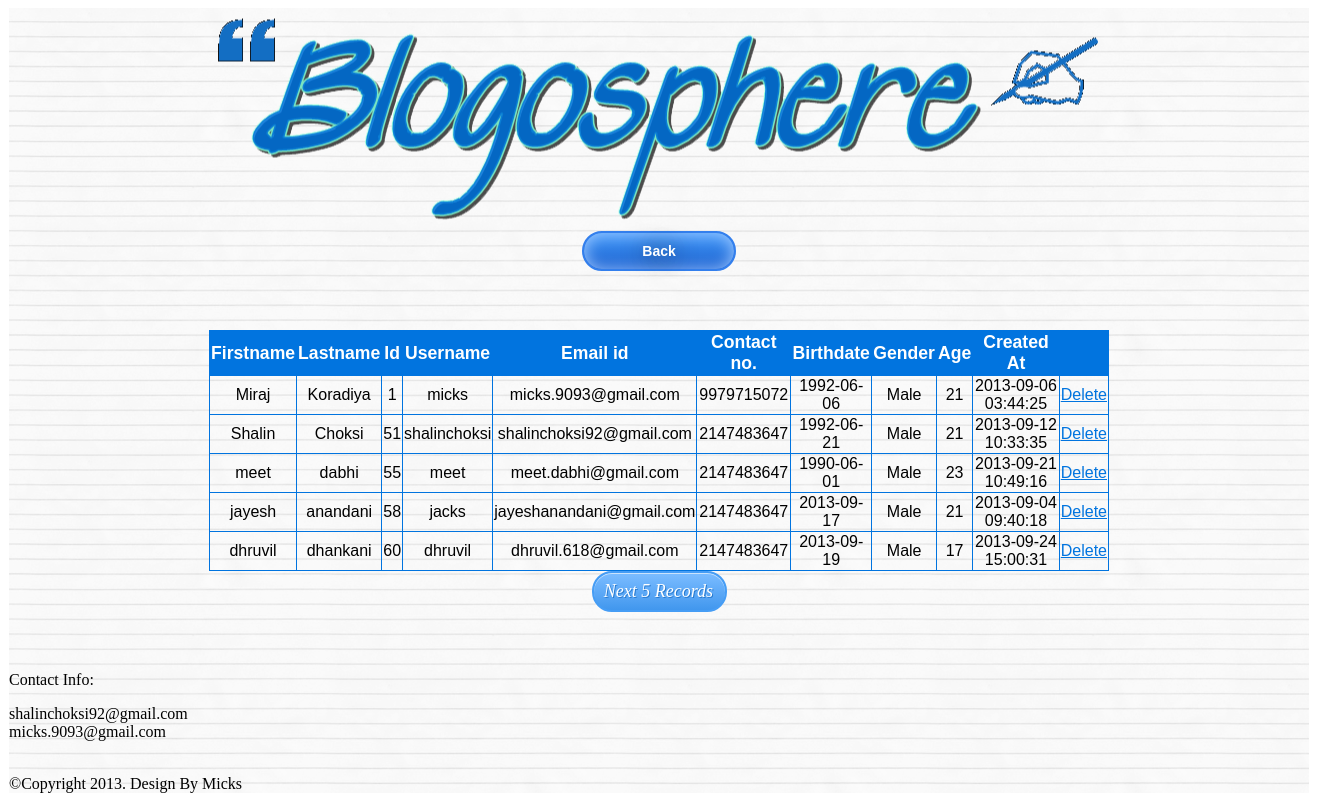
The page /blog/paging.php on the database its author committed.
### tables this page shows
CREATE TABLE IF NOT EXISTS `user_detail` (
  `Id` int(10) NOT NULL AUTO_INCREMENT,
  `fname` varchar(20) NOT NULL,
  `lname` varchar(20) NOT NULL,
  `age` int(11) NOT NULL,
  `dob` date NOT NULL,
  `gender` varchar(6) NOT NULL,
  `cnum` bigint(15) NOT NULL,
  `Username` varchar(20) NOT NULL,
  `emailid` varchar(30) NOT NULL,
  `password` varchar(15) NOT NULL,
  `datetime` datetime NOT NULL,
  `force_new_pw` int(11) NOT NULL DEFAULT '0',
  PRIMARY KEY (`Id`)
);

### blog/paging.php (the view, shortened to what this page needs)
	<!DOCTYPE html PUBLIC "-//W3C//DTD XHTML 1.0 Transitional//EN" "http://www.w3.org/TR/xhtml1/DTD/xhtml1-transitional.dtd">
<html xmlns="http://www.w3.org/1999/xhtml">
<head>
<link type="text/css" rel="stylesheet" href="1.css" />
<link type="text/css" rel="stylesheet" href="2.css" />
</head>
<body>
<table width="1300" border="0"  align="center" class="tableimg"  cellpadding="0" cellspacing="0" >
<tr>
  <td  width="200" class="" height="223"></td>
  <td height="223" width="900" class="image"></td>
  <td class="" width="200" height="223"></td>
</tr>
<tr>
<td width="200"></td>
<td>
<center>
<a href="admin.php" class='button'><font color='#fff'>Back</font></a>
</center>
</td>
<td width="200"></td>
</tr>
<tr>
  <td width="200"></td>
  <td width="900" height="400">
    <center>
<?php
$re=5;
$page=0;
include 'connection.php';
$a="select count(ID) from user_detail";
$b=mysqli_query($con,$a);
while($c=mysqli_fetch_array($b))
{
$rec=$c[0];
}
$pages=ceil($rec/$re);
if( isset($_GET['page'] ) )
{
   $page = $_GET['page'] + 1;
   $offset = $re * $page ;
}
else
{
   $page = 0;
   $offset = 0;
}
$left_rec = $rec - ($page * $re);
$sql = "SELECT * ".
       "FROM user_detail ".
       "LIMIT $offset, $re";
$retval = mysqli_query($con,$sql);
echo "<table border='' id='table' align='center'>
       <tr>
        <th>Firstname</th>
        <th>Lastname</th>
        <th>Id</th>
        <th>Username</th>
        <th>Email id</th>
        <th>Contact no.</th>
        <th>Birthdate</th>
        <th>Gender</th>
        <th>Age</th>
        <th>Created At</th>
        <th></th>
       </tr>";
while($row = mysqli_fetch_array($retval))
{
    echo "<tr><td>".$row['fname']."</td>";
    echo "<td>".$row['lname']."</td>";
    echo "<td>".$row['Id']."</td>";
    echo "<td>".$row['Username']."</td>";
    echo "<td>".$row['emailid']."</td>";
    echo "<td>".$row['cnum']."</td>";
    echo "<td>".$row['dob']."</td>";
    echo "<td>".$row['gender']."</td>";
    echo "<td>".$row['age']."</td>";
    echo "<td>".$row['datetime']."</td>";
    echo "<td><a href=admin_deleteuser.php?id=".$row['Id'].">Delete</a></td>";
    echo "</tr>";
}
 echo "</table>";
if( $page > 0 && $page<$pages-1)
{
   $last = $page - 2;
   echo "<center><a class='b_createblog' href=\"".$_SERVER["PHP_SELF"]."?page=$last\"><font color='#fff'>Last 5 Records</font></a></center>";
   echo "<center><a class='b_createblog' href=\"".$_SERVER["PHP_SELF"]."?page=$page\"><font color='#fff'>Next 5 Records</font></a></center>";
}
else if( $page == 0 )
{
   echo "<center><a class='b_createblog' href=\"".$_SERVER["PHP_SELF"]."?page=$page\"><font color='#fff'>Next 5 Records</font></a></center>";
}
else if( $left_rec < $re)
{
   $last = $page - 2;
   echo "<center><a class='b_createblog' href=\"".$_SERVER["PHP_SELF"]."?page=$last\"><font color='#fff'>Last 5 Records</font></a></center>";
}
?>
</center>
</td>
<td width="200"></td>
<tr>
<td height="85" colspan="3" class="footerleft">
<div class="footer-left"> Contact Info:<p class="footerp">shalinchoksi92@gmail.com<br />micks.9093@gmail.com</p></div>
<br />
<div class="footer-right">&copy;Copyright 2013. Design By Micks </div>
</td>
</tr>
</table>
</body>
</html>

### blog/1.css (style rules this page uses)
.image { background-image:url(images/Untitled.png); background-position:center; }
.tableimg { background-image:url(images/lined_paper.png); background-repeat:repeat; }
a, a:visited, a:active { color: #0174DF; }
#table { font-family:"Trebuchet MS", Arial, Helvetica, sans-serif; width:100%; border-collapse:collapse; text-align:center; }
#table th,#table td { font-size:1em; border:1px solid #0174DF; }
#table th { font-size:1.1em; background-color:#0174DF; color:#ffffff; }
.button { -moz-box-shadow:inset 0px 1px 8px 0px #bee2f9; -webkit-box-shadow:inset 0px 1px 8px 0px #bee2f9; box-shadow:inset 0px 1px 8px 0px #bee2f9; background:-webkit-gradient( linear, left top, left bottom, color-stop(0.05, #63b8ee), color-stop(1, #468ccf) ); background:-moz-linear-gradient( center top, #63b8ee 5%, #468ccf 100% ); filter:progid:DXImageTransform.Microsoft.gradient(startColorstr='#63b8ee', endColorstr='#468ccf'); background-color:#63b8ee; -webkit-border-top-left-radius:17px; -moz-border-radius-topleft:17px; border-top-left-radius:17px; -webkit-border-top-right-radius:17px; -moz-border-radius-topright:17px; border-top-right-radius:17px; -webkit-border-bottom-right-radius:0px; -moz-border-radius-bottomright:0px; border-bottom-right-radius:0px; -webkit-border-bottom-left-radius:0px; -moz-border-radius-bottomleft:0px; border-bottom-left-radius:0px; text-indent:0; border:2px solid #3866a3; display:inline-block; color:#14396a; font-family:Comic Sans MS; font-size:18px; font-weight:bold; font-style:normal; height:41px; line-height:41px; width:141px; text-decoration:none; text-align:center; }

### blog/2.css (style rules this page uses)
.button { -moz-box-shadow:inset 0px 1px 15px 1px #97c4fe; -webkit-box-shadow:inset 0px 1px 15px 1px #97c4fe; box-shadow:inset 0px 1px 15px 1px #97c4fe; background:-webkit-gradient( linear, left top, left bottom, color-stop(0.05, #3d94f6), color-stop(1, #1e62d0) ); background:-moz-linear-gradient( center top, #3d94f6 5%, #1e62d0 100% ); filter:progid:DXImageTransform.Microsoft.gradient(startColorstr='#3d94f6', endColorstr='#1e62d0'); background-color:#3d94f6; -webkit-border-top-left-radius:23px; -moz-border-radius-topleft:23px; border-top-left-radius:23px; -webkit-border-top-right-radius:23px; -moz-border-radius-topright:23px; border-top-right-radius:23px; -webkit-border-bottom-right-radius:23px; -moz-border-radius-bottomright:23px; border-bottom-right-radius:23px; -webkit-border-bottom-left-radius:23px; -moz-border-radius-bottomleft:23px; border-bottom-left-radius:23px; text-indent:0px; border:2px solid #337fed; display:inline-block; color:#ffffff; font-family:Arial; font-size:14px; font-weight:bold; font-style:normal; height:36px; line-height:36px; width:150px; text-decoration:none; text-align:center; text-shadow:1px 1px 22px #283c4f; }
.b_createblog { -moz-box-shadow:inset 0px 1px 0px 0px #cae3fc; -webkit-box-shadow:inset 0px 1px 0px 0px #cae3fc; box-shadow:inset 0px 1px 0px 0px #cae3fc; background:-webkit-gradient( linear, left top, left bottom, color-stop(0.05, #79bbff), color-stop(1, #4197ee) ); background:-moz-linear-gradient( center top, #79bbff 5%, #4197ee 100% ); filter:progid:DXImageTransform.Microsoft.gradient(startColorstr='#79bbff', endColorstr='#4197ee'); background-color:#79bbff; -webkit-border-top-left-radius:20px; -moz-border-radius-topleft:20px; border-top-left-radius:20px; -webkit-border-top-right-radius:20px; -moz-border-radius-topright:20px; border-top-right-radius:20px; -webkit-border-bottom-right-radius:20px; -moz-border-radius-bottomright:20px; border-bottom-right-radius:20px; -webkit-border-bottom-left-radius:20px; -moz-border-radius-bottomleft:20px; border-bottom-left-radius:20px; text-indent:-1.31px; border:2px solid #469df5; display:inline-block; color:#ffffff; font-family:Trebuchet MS; font-size:18px; font-weight:normal; font-style:italic; height:37px; line-height:37px; width:131px; text-decoration:none; text-align:center; text-shadow:1px 1px 0px #287ace; }

### rows shown on the page
user_detail: fname "Miraj", lname "Koradiya", Id "1", Username "micks", emailid "micks.9093@gmail.com", cnum "9979715072", dob "1992-06-06", gender "Male", age "21", datetime "2013-09-06 03:44:25"
user_detail: fname "Shalin", lname "Choksi", Id "51", Username "shalinchoksi", emailid "shalinchoksi92@gmail.com", cnum "2147483647", dob "1992-06-21", gender "Male", age "21", datetime "2013-09-12 10:33:35"
user_detail: fname "meet", lname "dabhi", Id "55", Username "meet", emailid "meet.dabhi@gmail.com", cnum "2147483647", dob "1990-06-01", gender "Male", age "23", datetime "2013-09-21 10:49:16"
user_detail: fname "jayesh", lname "anandani", Id "58", Username "jacks", emailid "jayeshanandani@gmail.com", cnum "2147483647", dob "2013-09-17", gender "Male", age "21", datetime "2013-09-04 09:40:18"
user_detail: fname "dhruvil", lname "dhankani", Id "60", Username "dhruvil", emailid "dhruvil.618@gmail.com", cnum "2147483647", dob "2013-09-19", gender "Male", age "17", datetime "2013-09-24 15:00:31"
